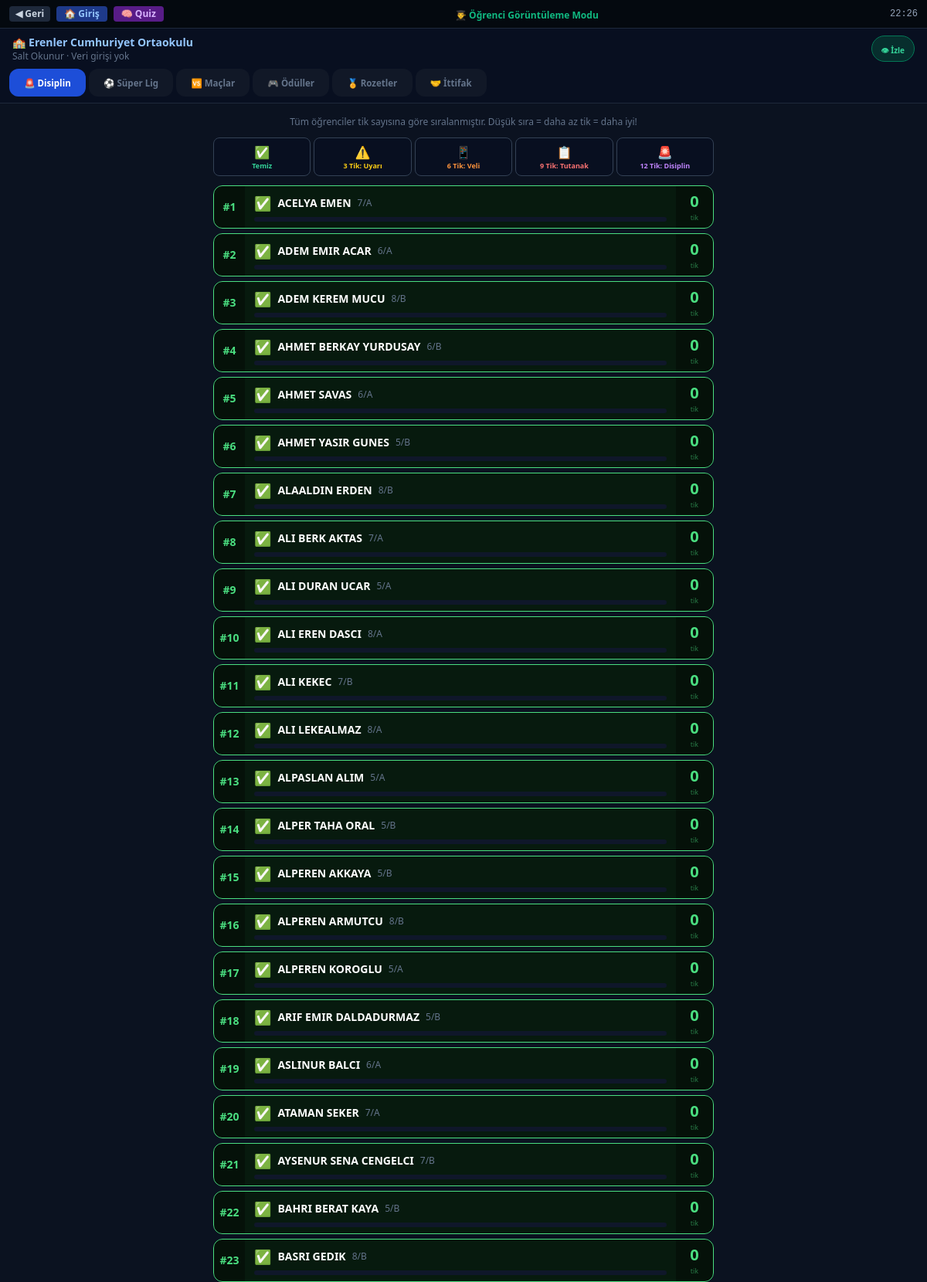
The app's page /ogrenci (upper part) with its own data.
### tables this page shows
CREATE TABLE ogrenciler (
            id       INTEGER PRIMARY KEY AUTOINCREMENT,
            ad_soyad TEXT NOT NULL,
            sinif_id INTEGER NOT NULL REFERENCES siniflar(id),
            ogr_no   INTEGER NOT NULL
        );

### web_app.py (the view)
@app.route("/ogrenci")
def ogrenci_gorunum():
    ogrenciler = _ogrencilere_durum_ekle(tum_okul_ogrencileri())
    mufettis_veri = bugun_mufettis()
    if mufettis_veri and not mufettis_veri.get("sonuc"):
        mufettis_veri = {"sonuc": None, "gizli": True}
    return render_template(
        "ogrenci.html",
        ogrenciler   = ogrenciler,
        tablo        = lig_puan_tablosu(),
        maclar       = bugun_maclar(),
        sezon        = sezon_siralama(),
        seviyeleri   = tum_sinif_seviyeleri(),
        rozetler     = son_rozetler(20),
        seri         = tum_seri_tablosu(),
        gorev        = bugun_gorev(),
        alkislar     = son_alkislar(15),
        mufettis     = mufettis_veri,
        rozet_tanimi = ROZET_TANIMI,
    )

### database.py (called while the page is built)
def _conn() -> sqlite3.Connection:
    c = sqlite3.connect(DB_PATH)
    c.row_factory = sqlite3.Row
    c.execute("PRAGMA foreign_keys = ON")
    return c

def tum_okul_ogrencileri() -> list[dict]:
    con = _conn()
    rows = [dict(r) for r in con.execute("""
        SELECT o.id, o.ad_soyad, o.ogr_no, s.sinif_adi,
               COUNT(t.id) AS tik_sayisi
        FROM ogrenciler o
        JOIN siniflar s ON s.id = o.sinif_id
        LEFT JOIN tik_kayitlari t ON t.ogrenci_id = o.id
        GROUP BY o.id
        ORDER BY COUNT(t.id) DESC, o.ad_soyad
    """).fetchall()]
    con.close()
    return rows

def lig_puan_tablosu() -> list[dict]:
    con  = _conn()
    _mac_tablosu_olustur(con)
    rows = [dict(r) for r in con.execute("""
        SELECT s.id AS sinif_id, s.sinif_adi,
               COALESCE(t.galibiyet,0) AS galibiyet,
               COALESCE(t.beraberlik,0) AS beraberlik,
               COALESCE(t.maglubiyet,0) AS maglubiyet,
               COALESCE(t.puan,0) AS puan,
               COALESCE(t.ag,0) AS ag
        FROM siniflar s
        LEFT JOIN lig_mac_tablo t ON t.sinif_id = s.id
        ORDER BY COALESCE(t.puan,0) DESC, COALESCE(t.ag,0) DESC, s.sinif_adi
    """).fetchall()]
    con.close()
    return rows

def _kart_tablosu_olustur(con):
    con.execute("""
        CREATE TABLE IF NOT EXISTS kart_kayitlari (
            id          INTEGER PRIMARY KEY AUTOINCREMENT,
            mac_id      INTEGER NOT NULL REFERENCES lig_maclar(id),
            ogrenci_id  INTEGER NOT NULL REFERENCES ogrenciler(id),
            sinif_id    INTEGER NOT NULL REFERENCES siniflar(id),
            ogretmen_id INTEGER NOT NULL REFERENCES ogretmenler(id),
            kart_turu   TEXT NOT NULL CHECK(kart_turu IN ('sari','kirmizi')),
            neden       TEXT NOT NULL DEFAULT 'Kural ihlali',
            tarih       TEXT NOT NULL
        )
    """)
    con.commit()

def sinif_seviye_hesapla(puan: int) -> dict:
    seviye = SEVIYELER[0]
    for s in SEVIYELER:
        if puan >= s[0]:
            seviye = s
    sonraki = None
    for s in SEVIYELER:
        if s[0] > puan:
            sonraki = s
            break
    return {
        "emoji": seviye[1], "ad": seviye[2], "esik": seviye[0],
        "sonraki_emoji": sonraki[1] if sonraki else "✅",
        "sonraki_ad":    sonraki[2] if sonraki else "Zirve",
        "sonraki_esik":  sonraki[0] if sonraki else puan,
    }

### templates/ogrenci.html (shortened to what this page needs)
<!DOCTYPE html>
<html lang="tr">
<head>
  <script src="https://cdn.tailwindcss.com"></script>
</head>
<body>
<header style="background:#080f20" class="sticky top-0 z-40 border-b border-slate-800">
  <div class="flex items-center gap-2 px-3 py-1.5 border-b border-slate-800" style="background:#04090f">
    <button onclick="history.back()"
            class="px-2 py-0.5 rounded text-xs font-bold bg-slate-800 hover:bg-slate-700 text-slate-300 transition">
      ◀ Geri
    </button>
    <a href="{{ url_for('login') }}"
       class="px-2.5 py-0.5 rounded text-xs font-bold bg-blue-900 hover:bg-blue-800 text-blue-300 transition">
      🏠 Giriş
    </a>
    <a href="/quiz/{{ tablo[0].sinif_id if tablo else 1 }}"
       class="px-2.5 py-0.5 rounded text-xs font-bold bg-purple-900 hover:bg-purple-800 text-purple-300 transition">
      🧠 Quiz
    </a>
    <div class="flex-1 text-center">
      <span class="text-xs text-emerald-500 font-bold">👨‍🎓 Öğrenci Görüntüleme Modu</span>
    </div>
    <div id="saat" class="font-mono text-xs text-slate-400">--:--</div>
  </div>
  <div class="px-4 py-2 flex items-center justify-between">
    <div>
      <div class="text-blue-300 font-black text-sm">🏫 Erenler Cumhuriyet Ortaokulu</div>
      <div class="text-slate-500 text-xs">Salt Okunur · Veri girişi yok</div>
    </div>
    <div class="bg-emerald-900/50 border border-emerald-700 rounded-full px-3 py-1">
      <span class="text-emerald-400 text-[10px] font-bold">👁 İzle</span>
    </div>
  </div>
  <div class="flex gap-1 px-3 pb-2 overflow-x-auto">
    <button onclick="tabAc('siralama')" id="tab-siralama" class="tab-btn aktif flex-shrink-0">
      🚨 Disiplin
    </button>
    <button onclick="tabAc('lig')" id="tab-lig" class="tab-btn pasif flex-shrink-0">
      ⚽ Süper Lig
    </button>
    <button onclick="tabAc('maclar')" id="tab-maclar" class="tab-btn pasif flex-shrink-0">
      🆚 Maçlar
    </button>
    <button onclick="tabAc('oduller')" id="tab-oduller" class="tab-btn pasif flex-shrink-0">
      🎮 Ödüller
    </button>
    <button onclick="tabAc('rozet')" id="tab-rozet" class="tab-btn pasif flex-shrink-0">
      🏅 Rozetler
    </button>
    <button onclick="tabAc('ittifak')" id="tab-ittifak" class="tab-btn pasif flex-shrink-0">
      🤝 İttifak
    </button>
  </div>
</header>
<main class="max-w-2xl mx-auto px-3 py-4 pb-20">
  <div id="panel-siralama">
    <div class="text-slate-500 text-xs text-center mb-3">
      Tüm öğrenciler tik sayısına göre sıralanmıştır. Düşük sıra = daha az tik = daha iyi!
    </div>
    <div class="grid grid-cols-5 gap-1 mb-3">
      {% for emoji, kod, metin, renk in [
        ('✅','temiz','Temiz','text-emerald-400'),
        ('⚠️','uyari','3 Tik: Uyarı','text-yellow-400'),
        ('📱','veli','6 Tik: Veli','text-orange-400'),
        ('📋','tutanak','9 Tik: Tutanak','text-red-400'),
        ('🚨','disiplin','12 Tik: Disiplin','text-purple-400'),
      ] %}
      <div class="rounded-lg p-1.5 text-center border border-slate-700" style="background:#080f20">
        <div class="text-base">{{ emoji }}</div>
        <div class="text-[9px] {{ renk }} font-bold leading-tight">{{ metin }}</div>
      </div>
      {% endfor %}
    </div>
    <div id="liste-siralama" class="space-y-1.5">
      {% for o in ogrenciler %}
      {% set sira = loop.index %}
      {% set cls = 'd-' + o.durum %}
      {% set renk_map = {'disiplin': '#a855f7', 'tutanak': '#f87171', 'veli': '#fb923c', 'uyari': '#fbbf24', 'temiz': '#4ade80'} %}
      {% set renk = renk_map.get(o.durum, '#4ade80') %}
      <div class="{{ cls }} border rounded-xl overflow-hidden slide-up"
           style="animation-delay:{{ (sira - 1) * 30 }}ms">
        <div class="flex items-stretch">
          <div class="flex-shrink-0 w-10 flex items-center justify-center font-black text-sm"
               style="background:rgba(0,0,0,0.35); color:{{ renk }}">#{{ sira }}</div>
          <div class="flex-1 px-3 py-2 min-w-0">
            <div class="flex items-center gap-2 flex-wrap">
              <span class="text-lg">{{ o.emoji }}</span>
              <span class="font-bold text-sm text-white">{{ o.ad_soyad }}</span>
              <span class="text-slate-500 text-xs">{{ o.sinif_adi }}</span>
            </div>
            <div class="mt-1 h-1.5 rounded-full overflow-hidden" style="background:#0f172a">
            </div>
          </div>
          <div class="flex-shrink-0 w-12 flex flex-col items-center justify-center"
               style="background:rgba(0,0,0,0.35)">
            <span class="font-black text-xl" style="color:{{ renk }}">{{ o.tik_sayisi }}</span>
            <span class="text-[9px] opacity-50" style="color:{{ renk }}">tik</span>
          </div>
        </div>
      </div>
      {% else %}
      <p class="text-slate-600 text-center py-10">Kayıt bulunamadı.</p>
      {% endfor %}
    </div>
  </div>
</main>
</body>
</html>

### templates/ogrenci.html (style rules this page uses)
body { background:#0b1220; font-family:'Segoe UI',system-ui,sans-serif; min-height:100vh; }
.slide-up { animation:slide-up .4s ease both; }
.d-temiz { background:#071a0e; border-color:#4ade80; }
.tab-btn { transition:all .2s; padding:.6rem 1.2rem; border-radius:.75rem; font-size:.72rem; font-weight:800; }
.tab-btn.aktif { background:#1d4ed8; color:#fff; }
.tab-btn.pasif { background:#111827; color:#64748b; }

### records on screen
ogrenciler: sira "1", emoji "✅", ad_soyad "ACELYA EMEN", sinif_adi "7/A", tik_sayisi "0"
ogrenciler: sira "2", emoji "✅", ad_soyad "ADEM EMIR ACAR", sinif_adi "6/A", tik_sayisi "0"
ogrenciler: sira "3", emoji "✅", ad_soyad "ADEM KEREM MUCU", sinif_adi "8/B", tik_sayisi "0"
ogrenciler: sinif "4", emoji "✅", ad_soyad "AHMET BERKAY YURDUSAY", sinif_adi "6/B", tik_sayisi "0"
ogrenciler: sira "5", emoji "✅", ad_soyad "AHMET SAVAS", sinif_adi "6/A", tik_sayisi "0"
ogrenciler: sira "6", emoji "✅", ad_soyad "AHMET YASIR GUNES", sinif_adi "5/B", tik_sayisi "0"
ogrenciler: sira "7", emoji "✅", ad_soyad "ALAALDIN ERDEN", sinif_adi "8/B", tik_sayisi "0"
ogrenciler: sira "8", emoji "✅", ad_soyad "ALI BERK AKTAS", sinif_adi "7/A", tik_sayisi "0"
ogrenciler: sira "9", emoji "✅", ad_soyad "ALI DURAN UCAR", sinif_adi "5/A", tik_sayisi "0"
ogrenciler: sira "10", emoji "✅", ad_soyad "ALI EREN DASCI", sinif_adi "8/A", tik_sayisi "0"
ogrenciler: sira "11", emoji "✅", ad_soyad "ALI KEKEC", sinif_adi "7/B", tik_sayisi "0"
ogrenciler: sira "12", emoji "✅", ad_soyad "ALI LEKEALMAZ", sinif_adi "8/A", tik_sayisi "0"
ogrenciler: sira "13", emoji "✅", ad_soyad "ALPASLAN ALIM", sinif_adi "5/A", tik_sayisi "0"
ogrenciler: sira "14", emoji "✅", ad_soyad "ALPER TAHA ORAL", sinif_adi "5/B", tik_sayisi "0"
ogrenciler: sira "15", emoji "✅", ad_soyad "ALPEREN AKKAYA", sinif_adi "5/B", tik_sayisi "0"
ogrenciler: sira "16", emoji "✅", ad_soyad "ALPEREN ARMUTCU", sinif_adi "8/B", tik_sayisi "0"
ogrenciler: sira "17", emoji "✅", ad_soyad "ALPEREN KOROGLU", sinif_adi "5/A", tik_sayisi "0"
ogrenciler: sira "18", emoji "✅", ad_soyad "ARIF EMIR DALDADURMAZ", sinif_adi "5/B", tik_sayisi "0"
ogrenciler: sira "19", emoji "✅", ad_soyad "ASLINUR BALCI", sinif_adi "6/A", tik_sayisi "0"
ogrenciler: sira "20", emoji "✅", ad_soyad "ATAMAN SEKER", sinif_adi "7/A", tik_sayisi "0"
ogrenciler: sira "21", emoji "✅", ad_soyad "AYSENUR SENA CENGELCI", sinif_adi "7/B", tik_sayisi "0"
ogrenciler: sira "22", emoji "✅", ad_soyad "BAHRI BERAT KAYA", sinif_adi "5/B", tik_sayisi "0"
ogrenciler: sira "23", emoji "✅", ad_soyad "BASRI GEDIK", sinif_adi "8/B", tik_sayisi "0"

### other values on screen
{{ emoji }} "✅" "⚠️" "📱" "📋" "🚨"
{{ metin }} "Temiz" "3 Tik: Uyarı" "6 Tik: Veli" "9 Tik: Tutanak" "12 Tik: Disiplin"
